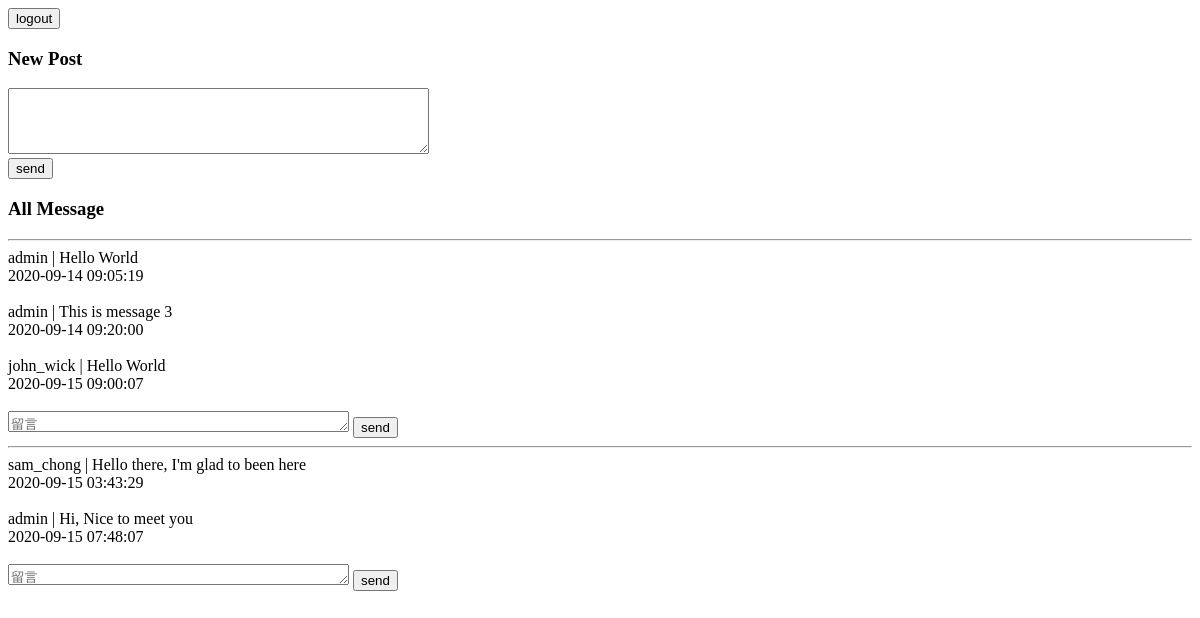
Page /home on the earlier database version.
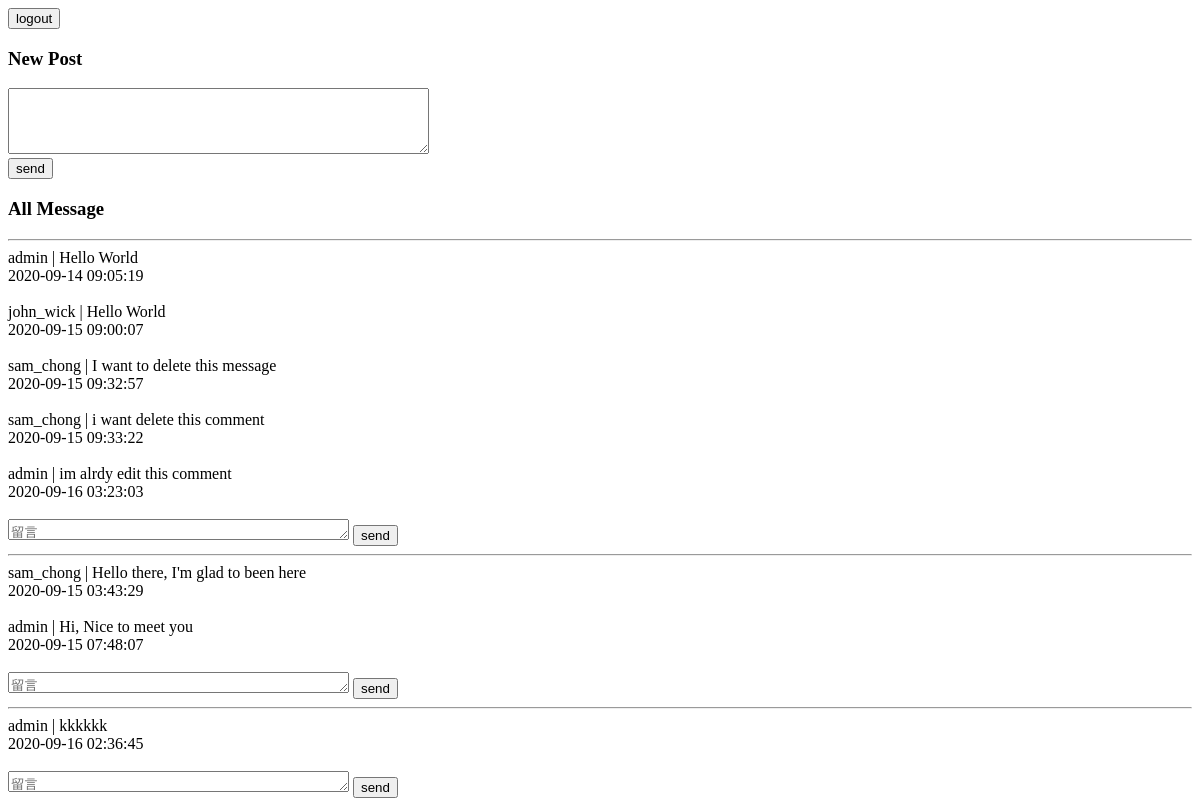
Same page on the later database version.
### tables this page shows
CREATE TABLE `broad` (
  `broad_id` int(10) UNSIGNED NOT NULL,
  `user_id` int(10) UNSIGNED NOT NULL,
  `message` varchar(255) NOT NULL,
  `broad_enabled` tinyint(1) UNSIGNED NOT NULL DEFAULT '1',
  `create_time` timestamp NOT NULL DEFAULT CURRENT_TIMESTAMP
);

CREATE TABLE `message` (
  `message_id` int(10) UNSIGNED NOT NULL,
  `broad_id` int(10) UNSIGNED NOT NULL,
  `message_content` varchar(255) NOT NULL,
  `create_time` timestamp NOT NULL DEFAULT CURRENT_TIMESTAMP,
  `user_id` int(10) UNSIGNED NOT NULL,
  `message_enabled` tinyint(1) UNSIGNED DEFAULT '1'
);

CREATE TABLE `users` (
  `user_id` int(10) UNSIGNED NOT NULL,
  `user_name` varchar(255) NOT NULL,
  `user_passwd` varchar(255) NOT NULL,
  `user_reg_time` timestamp NOT NULL DEFAULT CURRENT_TIMESTAMP,
  `user_enabled` tinyint(1) UNSIGNED NOT NULL DEFAULT '1'
);

### home.php (called while the page is built, shortened)
<?php
    require_once('./includes/class-autoload.php');
    $broad = new Broad();
    require_once('./views/home.page.php');

### includes/class-autoload.php (called while the page is built, shortened)
<?php
function myAutoLoader($className) {
    $path = "classes/";
    $extension = ".php";
    $fileName = $path . $className . $extension;
}

### classes/broad.php (called while the page is built, shortened)
<?php
class Broad extends Dbh{
    public function showAllBroad() {
        $sql = "SELECT broad.*, users.user_name FROM `broad`,`users` WHERE broad.user_id = users.user_id";
        $param = array(null);
        $result = $this->selectAll($sql, $param);
        return $result;
    }
    public function showMessage($broadId) {
        $sql = "SELECT `message_id`,`message_content`,`create_time`, message.user_id,`user_name`
                FROM `message`,`users` WHERE message.user_id = users.user_id AND `broad_id` = ? AND `message_enabled` = 1";
        $param = array($broadId);
        $result = $this->selectAll($sql, $param);
        return $result;
    }
}

### classes/dbh.php (called while the page is built, shortened)
<?php
class Dbh {
    private $host = "localhost";
    private $user = "root";
    private $pwd = "root";
    private $dbName = "message_broad";
    protected function connect() {
        $dsn = 'mysql:host=' . $this->host . ';dbname=' . $this->dbName;
        $pdo = new PDO($dsn, $this->user, $this->pwd);
        $pdo->setAttribute(PDO::ATTR_DEFAULT_FETCH_MODE, PDO::FETCH_ASSOC);
        return $pdo;
    }
    protected function selectAll($query,$param) {
        $stmt = $this->connect()->prepare($query);
        $stmt->execute($param);
        $result = $stmt->fetchAll();
        return $result;
    }
}

### views/home.page.php (the view, shortened to what this page needs)
<!DOCTYPE html>
<html lang="en">
<head>
</head>
<body>
        <button form="form" type="submit" name="logout">logout</button>
    <br>
    <form method="post" action="">
        <h3>New Post</h3>
        <textarea name="message" rows="4" cols="50" required="required"></textarea>
        <br>
        <button type="submit" name="createPost" value="1">send</button>
    </form>
    <h3>All Message</h3>
    <?php
        $broadData = $broad->showAllBroad();
        foreach($broadData as $b) {
            $broadId = $b['broad_id'];
            $messageData = $broad->showMessage($broadId);
            echo '<hr><form id="dlt" method="post" action=""></form>';
            foreach($messageData as $m) {
                $id = $m['user_id'];
                $name = $m['user_name'];
                $postTime = $m['create_time'];
                $message = $m['message_content'];
                $messageId = $m['message_id'];
                $showBtn = <<<endOfDoc
                    <button id="editBtn">Edit</button>
                    <button form="dlt" name="dltComment" value="$messageId">Delete</button>
                endOfDoc;
                $userBtn = ($id == $userId) ? $showBtn : null ;
                $messageBody = <<<endOfDoc
                    <div id="btns">
                        $name | $message <br>
                        $postTime
                        <!--
                        <input type="submit" name="commentText" cols="40"></input>
                        -->
                        $userBtn
                    </div>
                    <br>
                endOfDoc;
                echo $messageBody;
            }
            $newCommentBody = <<<endOfDoc
                <form method="post" action="">
                    <textarea name="comment" rows="1" cols="40" required="required" placeholder="留言"></textarea>
                    <button type="submit" name="newComment" value="$broadId">send</button>
                </form>
            endOfDoc;
            echo $newCommentBody;
        }
    ?>
</body>
</html>

Differences in the rows shown:
changed broad (number 1 of 3 on the later page): loses message (user.user_name "admin", message_content "This is message 3", create_time "2020-09-14 09:20:00"); gains message (user.user_name "sam_chong", message_content "I want to delete this message", create_time "2020-09-15 09:32:57"); gains message (user.user_name "sam_chong", message_content "i want delete this comment", create_time "2020-09-15 09:33:22")
added message: user.user_name "admin", message_content "im alrdy edit this comment", create_time "2020-09-16 03:23:03", shown under broad (number 1 of 3 on the later page)
added broad: $broadId 7 (drawn)
added message: user.user_name "admin", message_content "kkkkkk", create_time "2020-09-16 02:36:45"
